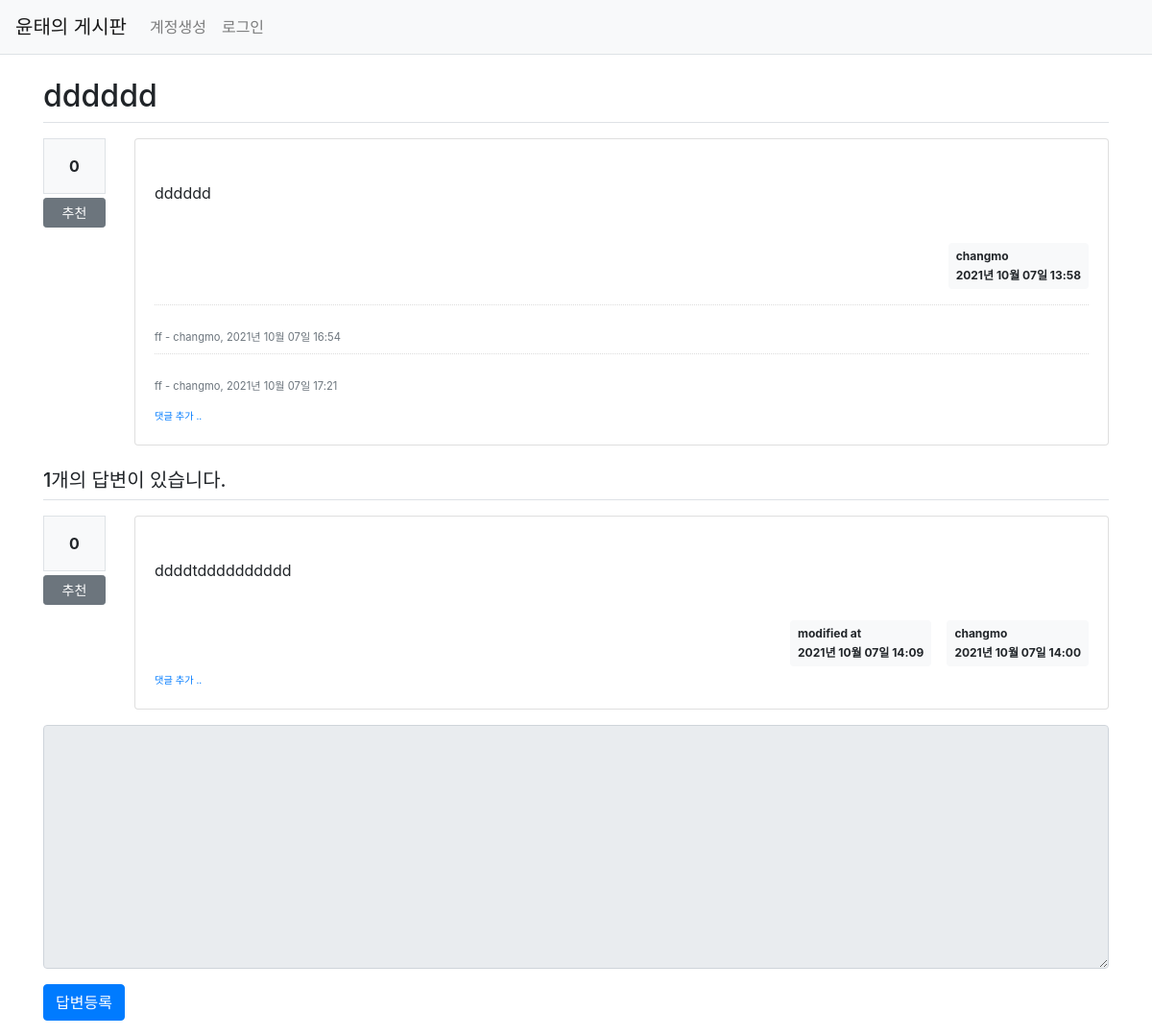
Page /question/detail/2 on the earlier database version.
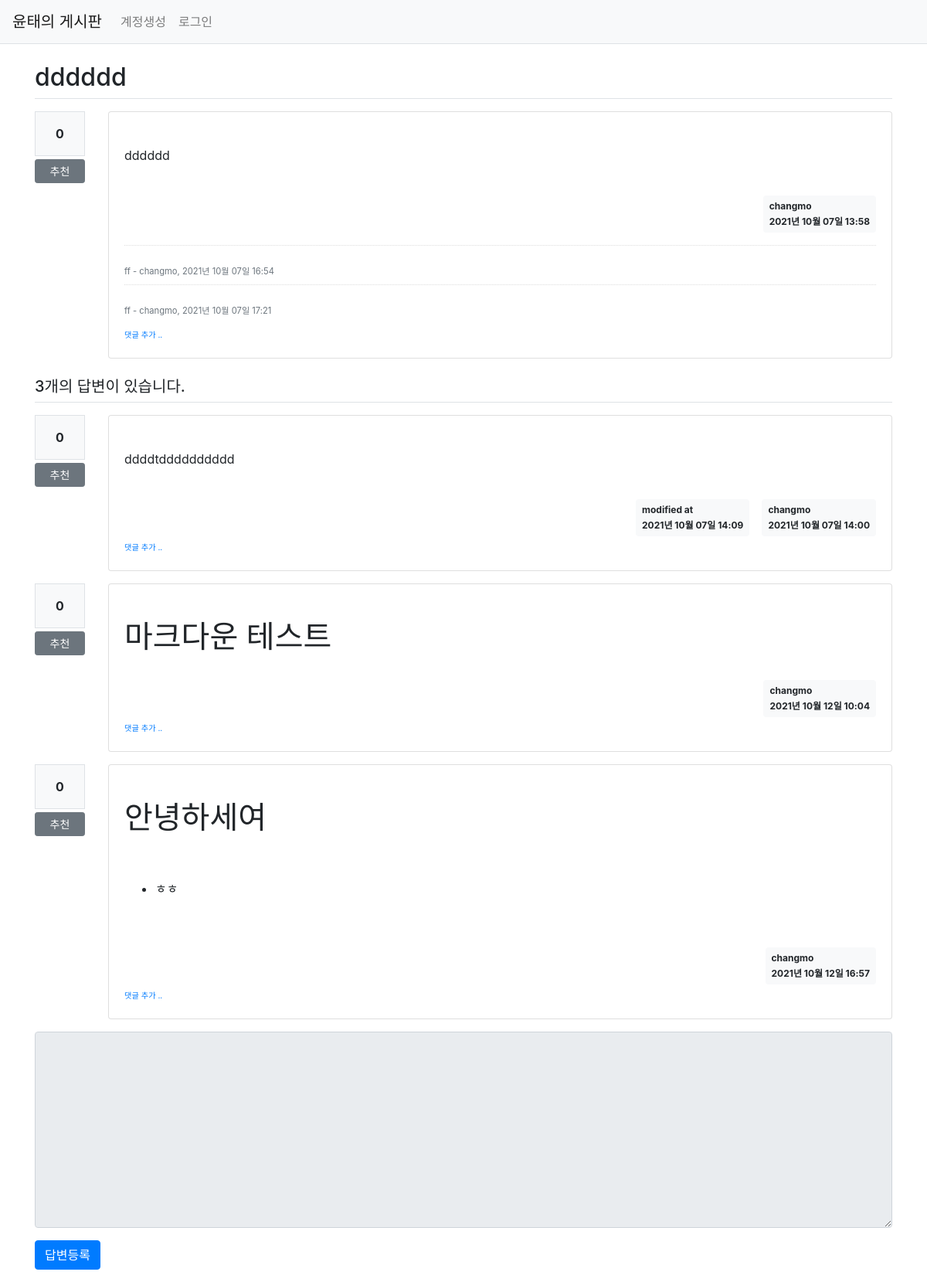
Same page on the later database version.
### pybo/models.py (models this page shows)
class Question(db.Model):
    id = db.Column(db.Integer, primary_key=True)
    subject = db.Column(db.String(200), nullable=False)
    content = db.Column(db.Text(), nullable=False)
    create_date = db.Column(db.DateTime(), nullable=False)
    user_id = db.Column(
        db.Integer, db.ForeignKey("user.id", ondelete="CASCADE"), nullable=False
    )
    user = db.relationship("User", backref=db.backref("question_set"))
    modify_date = db.Column(db.DateTime(), nullable=True)
    voter = db.relationship(
        "User", secondary=question_voter, backref=db.backref("question_voter_set")
    )

class User(db.Model):
    id = db.Column(db.Integer, primary_key=True)
    username = db.Column(db.String(150), unique=True, nullable=False)
    password = db.Column(db.String(200), nullable=False)
    email = db.Column(db.String(120), unique=True, nullable=False)

class Comment(db.Model):
    id = db.Column(db.Integer, primary_key=True)
    user_id = db.Column(
        db.Integer, db.ForeignKey("user.id", ondelete="CASCADE"), nullable=False
    )
    user = db.relationship("User", backref=db.backref("comment_set"))
    content = db.Column(db.Text(), nullable=False)
    create_date = db.Column(db.DateTime(), nullable=False)
    modify_date = db.Column(db.DateTime())
    question_id = db.Column(
        db.Integer, db.ForeignKey("question.id", ondelete="CASCADE"), nullable=True
    )
    question = db.relationship("Question", backref=db.backref("comment_set"))
    answer_id = db.Column(
        db.Integer, db.ForeignKey("answer.id", ondelete="CASCADE"), nullable=True
    )
    answer = db.relationship("Answer", backref=db.backref("comment_set"))

class Answer(db.Model):
    id = db.Column(db.Integer, primary_key=True)
    question_id = db.Column(
        db.Integer, db.ForeignKey("question.id", ondelete="CASCADE")
    )
    question = db.relationship("Question", backref=db.backref("answer_set"))
    content = db.Column(db.Text(), nullable=False)
    create_date = db.Column(db.DateTime(), nullable=False)
    user_id = db.Column(
        db.Integer, db.ForeignKey("user.id", ondelete="CASCADE"), nullable=False
    )
    user = db.relationship("User", backref=db.backref("answer_set"))
    modify_date = db.Column(db.DateTime(), nullable=True)
    voter = db.relationship(
        "User", secondary=answer_voter, backref=db.backref("answer_voter_set")
    )

### pybo/views/question_views.py (the view)
@bp.route("/detail/<int:question_id>")
def detail(question_id):
    form = AnswerForm()
    question = Question.query.get_or_404(question_id)
    return render_template(
        "question/question_detail.html", question=question, form=form
    )

### pybo/forms.py
class AnswerForm(FlaskForm):
    content = TextAreaField(
        label="내용", validators=[DataRequired(message="내용은 필수입력 항목입니다.")]
    )

### pybo/filter.py (called while the page is built)
def format_datetime(value, fmt='%Y년 %m월 %d일 %H:%M'):
	return value.strftime(fmt)

### pybo/views/auth_views.py (called while the page is built)
@bp.before_app_request
def load_logged_in_user():
	user_id = session.get('user_id')
	if user_id is None:
		g.user = None
	else:
		g.user = User.query.get(user_id)

### pybo/templates/question/question_detail.html (shortened to what this page needs)
{% extends 'base.html' %} {% block content %}
<div class="container my-3">
  <h2 class="border-bottom py-2">{{ question.subject }}</h2>
  <div class="row my-3">
    <div class="col-1">
      <div class="bg-light text-center p-3 border font-weight-bolder mb-1">
        {{ question.voter|length }}
      </div>
      <a
        href="#"
        data-uri="{{ url_for('vote.question', question_id=question.id) }}"
        class="recommend btn btn-sm btn-secondary btn-block my-1"
        >추천</a
      >
    </div>
    <div class="col-11">
      <div class="card">
        <div class="card-body">
          <div class="card-text" style="white-space: pre-line">
            {{ question.content|markdown }}
          </div>
          <div class="d-flex justify-content-end">
            <div class="badge badge-light p-2 text-left">
              <div class="mb-2">{{ question.user.username }}</div>
              <div>{{ question.create_date|datetime }}</div>
            </div>
          </div>
          {% if question.comment_set|length > 0 %}
          <div class="mt-3">
            {% for comment in question.comment_set %}
            <div class="comment py-2 text-muted">
              <span style="white-space: pre-line">{{ comment.content }}</span>
              <span>
                - {{ comment.user.username }}, {{ comment.create_date|datetime
                }}
              </span>
            </div>
            {% endfor %}
          </div>
          {% endif %}
          <div>
            <a
              href="{{ url_for('comment.create_question', question_id=question.id) }}"
              class="small"
              ><small>댓글 추가 ..</small></a
            >
          </div>
        </div>
      </div>
    </div>
  </div>
  <h5 class="border-bottom my-3 py-2">
    {{ question.answer_set|length }}개의 답변이 있습니다.
  </h5>
  {% for answer in question.answer_set %}
  <div class="row my-3">
    <div class="col-1">
      <div class="bg-light text-center p-3 border font-weight-bolder mb-1">
        {{ answer.voter|length }}
      </div>
      <a
        href="#"
        data-uri="{{ url_for('vote.answer', answer_id=answer.id) }}"
        class="recommend btn btn-sm btn-secondary btn-block my-1"
        >추천</a
      >
    </div>
    <div class="col-11">
      <div class="card">
        <div class="card-body">
          <div class="card-text" style="white-space: pre-line">
            {{ answer.content|markdown }}
          </div>
          <div class="d-flex justify-content-end">
            {% if answer.modify_date %}
            <div class="badge badge-light p-2 text-left mx-3">
              <div class="mb-2">modified at</div>
              <div>{{ answer.modify_date|datetime }}</div>
            </div>
            {% endif %}
            <div class="badge badge-light p-2 text-left">
              <div class="mb-2">{{ answer.user.username }}</div>
              <div>{{ answer.create_date|datetime }}</div>
            </div>
          </div>
          <div>
            <a
              href="{{ url_for('comment.create_answer', answer_id=answer.id) }}"
              class="small"
              ><small>댓글 추가 ..</small></a
            >
          </div>
        </div>
      </div>
    </div>
  </div>
  {% endfor %}
  <form
    action="{{ url_for('answer.create', question_id=question.id) }}"
    method="post"
    class="my-3"
  >
    <div class="form-group">
      <textarea
        {%
        if
        not
        g.user
        %}disabled{%
        endif
        %}
        name="content"
        id="content"
        class="form-control"
        rows="10"
      ></textarea>
    </div>
    <input type="submit" value="답변등록" class="btn btn-primary" />
  </form>
</div>
{% endblock %}

### pybo/templates/base.html (shortened to what this page needs)
<!DOCTYPE html>
<html lang="ko">
  <head>
    <link
      rel="stylesheet"
      href="{{ url_for('static', filename='bootstrap.min.css') }}"
    />
    <link
      rel="stylesheet"
      href="{{ url_for('static', filename='style.css') }}"
    />
  </head>
  <body>
		{% include "navbar.html" %}
    {% block content %} {% endblock %}
  </body>
</html>

### pybo/templates/navbar.html (shortened to what this page needs)
<nav class="navbar navbar-expand-lg navbar-light bg-light border-bottom">
  <a href="{{ url_for('main.index') }}" class="navbar-brand">윤태의 게시판</a>
	<div class="collapse navbar-collapse flex-grow-0" id="navbarNav">
		{% if g.user %}
		<ul class="navbar-nav">
			<li class="nav-item">
				<a href="{{ url_for('auth.logout') }}" class="nav-link">{{ g.user.username }} (로그아웃)</a>
			</li>
		</ul>
		{% else %}
		<ul class="navbar-nav">
			<li class="nav-item">
				<a href="{{ url_for('auth.signup') }}" class="nav-link">계정생성</a>
			</li>
			<li class="nav-item">
				<a href="{{ url_for('auth.login') }}" class="nav-link">로그인</a>
			</li>
		</ul>
		{% endif %}
	</div>
</nav>

### pybo/static/style.css (style rules this page uses)
.comment { border-top:dotted 1px #ddd; font-size:0.7em; }

Differences in the rows shown:
added Answer: voter|length "0", content "마크다운 테스트", user.username "changmo", create_date "2021년 10월 12일 10:04"
added Answer: voter|length "0", content "안녕하세여 ㅎㅎ", user.username "changmo", create_date "2021년 10월 12일 16:57"
Other differences:
{{ question.answer_set|length }}: "1" → "3"
